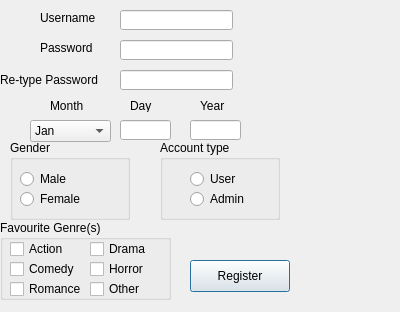
<?xml version="1.0" encoding="UTF-8"?>
<ui version="4.0">
 <class>RegisterWindow</class>
 <widget class="QDialog" name="RegisterWindow">
  <property name="geometry">
   <rect>
    <x>0</x>
    <y>0</y>
    <width>400</width>
    <height>312</height>
   </rect>
  </property>
  <property name="windowTitle">
   <string>Dialog</string>
  </property>
  <widget class="QLabel" name="label_username2">
   <property name="geometry">
    <rect>
     <x>40</x>
     <y>10</y>
     <width>61</width>
     <height>16</height>
    </rect>
   </property>
   <property name="text">
    <string>Username</string>
   </property>
  </widget>
  <widget class="QLabel" name="label_password2">
   <property name="geometry">
    <rect>
     <x>40</x>
     <y>40</y>
     <width>71</width>
     <height>16</height>
    </rect>
   </property>
   <property name="text">
    <string>Password</string>
   </property>
  </widget>
  <widget class="QLineEdit" name="lineEdit_username2">
   <property name="geometry">
    <rect>
     <x>120</x>
     <y>10</y>
     <width>113</width>
     <height>20</height>
    </rect>
   </property>
  </widget>
  <widget class="QLineEdit" name="lineEdit_password2">
   <property name="geometry">
    <rect>
     <x>120</x>
     <y>40</y>
     <width>113</width>
     <height>20</height>
    </rect>
   </property>
   <property name="echoMode">
    <enum>QLineEdit::Password</enum>
   </property>
  </widget>
  <widget class="QLineEdit" name="lineEdit_retype">
   <property name="geometry">
    <rect>
     <x>120</x>
     <y>70</y>
     <width>113</width>
     <height>20</height>
    </rect>
   </property>
   <property name="echoMode">
    <enum>QLineEdit::Password</enum>
   </property>
  </widget>
  <widget class="QLabel" name="label_retype">
   <property name="geometry">
    <rect>
     <x>0</x>
     <y>70</y>
     <width>111</width>
     <height>20</height>
    </rect>
   </property>
   <property name="text">
    <string>Re-type Password</string>
   </property>
  </widget>
  <widget class="QComboBox" name="comboBox_month">
   <property name="geometry">
    <rect>
     <x>30</x>
     <y>120</y>
     <width>81</width>
     <height>22</height>
    </rect>
   </property>
   <item>
    <property name="text">
     <string>Jan</string>
    </property>
   </item>
   <item>
    <property name="text">
     <string>Feb</string>
    </property>
   </item>
   <item>
    <property name="text">
     <string>Mar</string>
    </property>
   </item>
   <item>
    <property name="text">
     <string>Apr</string>
    </property>
   </item>
   <item>
    <property name="text">
     <string>May</string>
    </property>
   </item>
   <item>
    <property name="text">
     <string>Jun</string>
    </property>
   </item>
   <item>
    <property name="text">
     <string>Jul</string>
    </property>
   </item>
   <item>
    <property name="text">
     <string>Aug</string>
    </property>
   </item>
   <item>
    <property name="text">
     <string>Sep</string>
    </property>
   </item>
   <item>
    <property name="text">
     <string>Oct</string>
    </property>
   </item>
   <item>
    <property name="text">
     <string>Nov</string>
    </property>
   </item>
   <item>
    <property name="text">
     <string>Dec</string>
    </property>
   </item>
  </widget>
  <widget class="QLabel" name="label_month">
   <property name="geometry">
    <rect>
     <x>50</x>
     <y>100</y>
     <width>37</width>
     <height>12</height>
    </rect>
   </property>
   <property name="text">
    <string>Month</string>
   </property>
  </widget>
  <widget class="QLabel" name="label_day">
   <property name="geometry">
    <rect>
     <x>130</x>
     <y>100</y>
     <width>37</width>
     <height>12</height>
    </rect>
   </property>
   <property name="text">
    <string>Day</string>
   </property>
  </widget>
  <widget class="QLabel" name="label_year">
   <property name="geometry">
    <rect>
     <x>200</x>
     <y>100</y>
     <width>37</width>
     <height>12</height>
    </rect>
   </property>
   <property name="text">
    <string>Year</string>
   </property>
  </widget>
  <widget class="QLineEdit" name="lineEdit">
   <property name="geometry">
    <rect>
     <x>190</x>
     <y>120</y>
     <width>51</width>
     <height>20</height>
    </rect>
   </property>
  </widget>
  <widget class="QLineEdit" name="lineEdit_2">
   <property name="geometry">
    <rect>
     <x>120</x>
     <y>120</y>
     <width>51</width>
     <height>20</height>
    </rect>
   </property>
  </widget>
  <widget class="QGroupBox" name="groupBox_gender">
   <property name="geometry">
    <rect>
     <x>10</x>
     <y>140</y>
     <width>120</width>
     <height>80</height>
    </rect>
   </property>
   <property name="title">
    <string>Gender</string>
   </property>
   <widget class="QRadioButton" name="radioButton_male">
    <property name="geometry">
     <rect>
      <x>10</x>
      <y>30</y>
      <width>69</width>
      <height>18</height>
     </rect>
    </property>
    <property name="text">
     <string>Male</string>
    </property>
   </widget>
   <widget class="QRadioButton" name="radioButton_female">
    <property name="geometry">
     <rect>
      <x>10</x>
      <y>50</y>
      <width>69</width>
      <height>18</height>
     </rect>
    </property>
    <property name="text">
     <string>Female</string>
    </property>
   </widget>
  </widget>
  <widget class="QGroupBox" name="groupBox_account_type">
   <property name="geometry">
    <rect>
     <x>160</x>
     <y>140</y>
     <width>120</width>
     <height>80</height>
    </rect>
   </property>
   <property name="title">
    <string>Account type</string>
   </property>
   <widget class="QRadioButton" name="radioButton_user">
    <property name="geometry">
     <rect>
      <x>30</x>
      <y>30</y>
      <width>69</width>
      <height>18</height>
     </rect>
    </property>
    <property name="text">
     <string>User</string>
    </property>
   </widget>
   <widget class="QRadioButton" name="radioButton_admin">
    <property name="geometry">
     <rect>
      <x>30</x>
      <y>50</y>
      <width>69</width>
      <height>18</height>
     </rect>
    </property>
    <property name="text">
     <string>Admin</string>
    </property>
   </widget>
  </widget>
  <widget class="QGroupBox" name="groupBox_favourite">
   <property name="geometry">
    <rect>
     <x>0</x>
     <y>220</y>
     <width>171</width>
     <height>80</height>
    </rect>
   </property>
   <property name="title">
    <string>Favourite Genre(s)</string>
   </property>
   <widget class="QCheckBox" name="checkBox_action">
    <property name="geometry">
     <rect>
      <x>10</x>
      <y>20</y>
      <width>71</width>
      <height>18</height>
     </rect>
    </property>
    <property name="text">
     <string>Action</string>
    </property>
   </widget>
   <widget class="QCheckBox" name="checkBox_drama">
    <property name="geometry">
     <rect>
      <x>90</x>
      <y>20</y>
      <width>61</width>
      <height>18</height>
     </rect>
    </property>
    <property name="text">
     <string>Drama</string>
    </property>
   </widget>
   <widget class="QCheckBox" name="checkBox_comedy">
    <property name="geometry">
     <rect>
      <x>10</x>
      <y>40</y>
      <width>81</width>
      <height>18</height>
     </rect>
    </property>
    <property name="text">
     <string>Comedy</string>
    </property>
   </widget>
   <widget class="QCheckBox" name="checkBox_horror">
    <property name="geometry">
     <rect>
      <x>90</x>
      <y>40</y>
      <width>61</width>
      <height>18</height>
     </rect>
    </property>
    <property name="text">
     <string>Horror</string>
    </property>
   </widget>
   <widget class="QCheckBox" name="checkBox_romance">
    <property name="geometry">
     <rect>
      <x>10</x>
      <y>60</y>
      <width>81</width>
      <height>18</height>
     </rect>
    </property>
    <property name="text">
     <string>Romance</string>
    </property>
   </widget>
   <widget class="QCheckBox" name="checkBox_other">
    <property name="geometry">
     <rect>
      <x>90</x>
      <y>60</y>
      <width>58</width>
      <height>18</height>
     </rect>
    </property>
    <property name="text">
     <string>Other</string>
    </property>
   </widget>
  </widget>
  <widget class="QLabel" name="error_label2">
   <property name="geometry">
    <rect>
     <x>180</x>
     <y>230</y>
     <width>211</width>
     <height>31</height>
    </rect>
   </property>
   <property name="text">
    <string/>
   </property>
  </widget>
  <widget class="QPushButton" name="register_button">
   <property name="geometry">
    <rect>
     <x>190</x>
     <y>260</y>
     <width>100</width>
     <height>32</height>
    </rect>
   </property>
   <property name="text">
    <string>Register</string>
   </property>
  </widget>
 </widget>
 <resources/>
 <connections/>
</ui>
